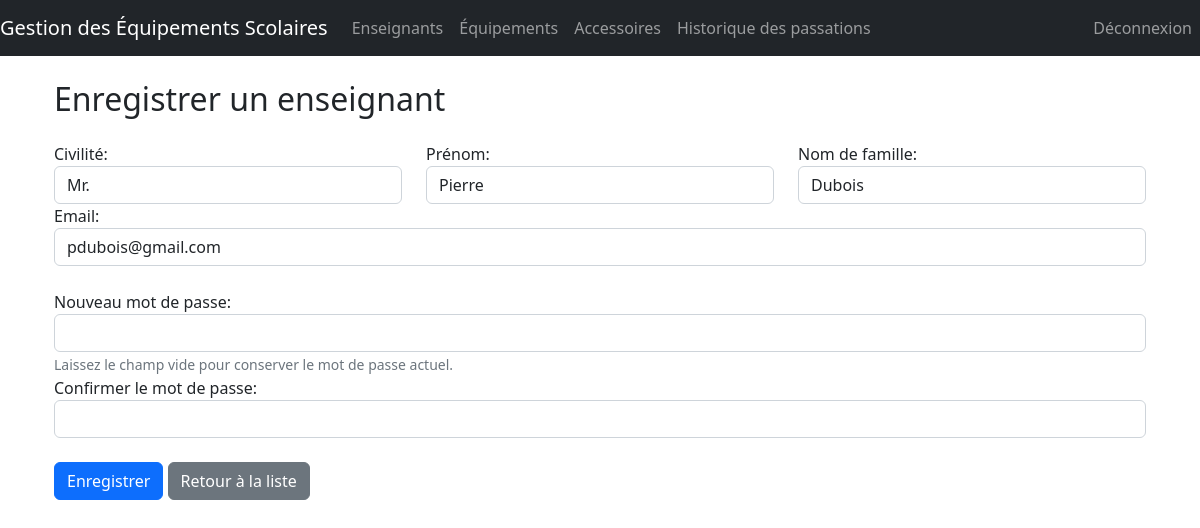
/teachers/5/update/ (signed in), run on the app's committed database.
### mini_projet_equipement/models.py (models this page shows, shortened)
class Teacher(AbstractBaseUser, PermissionsMixin):
    civility = models.CharField(max_length=10)
    equipment = models.ManyToManyField(Equipment, related_name='teachers', through='HolderHistory',
                                       through_fields=('new_holder', 'equipment'))
    user_permissions = models.ManyToManyField(
        Permission,
        verbose_name='user permissions',
        blank=True,
        related_name='teachers_user_permissions',
        help_text='Specific permissions for this teacher.',
    )
    groups = models.ManyToManyField(Group, verbose_name='groups', blank=True, related_name='teacher_groups')
    email = models.EmailField(unique=True)
    first_name = models.CharField(max_length=30)
    last_name = models.CharField(max_length=30)
    is_active = models.BooleanField(default=True)
    is_staff = models.BooleanField(default=False)
    objects = TeacherManager()
    USERNAME_FIELD = 'email'
    REQUIRED_FIELDS = ['first_name', 'last_name', 'civility']

### mini_projet_equipement/views.py (the view)
# urls.py: path('teachers/<int:pk>/update/', views.teacher_update, name='teacher_update'),
@login_required
def teacher_update(request, pk):
    teacher = get_object_or_404(Teacher, pk=pk)
    if request.method == 'POST':
        form = TeacherForm(request.POST, instance=teacher)
        if form.is_valid():
            password = form.cleaned_data['password']
            confirm_password = request.POST.get('confirm_password')
            if password and password == confirm_password:
                teacher.set_password(password)
            teacher = form.save()
            teacher.save()
            return redirect('teacher_list')
    else:
        form = TeacherForm(instance=teacher)
    form_title = "Enregistrer un enseignant"
    context = {'form': form, 'form_title': form_title, 'action': 'Modifier'}
    return render(request, 'teacher/teacher_form.html', context)

### mini_projet_equipement/forms.py (shortened to what this page needs)
class TeacherForm(forms.ModelForm):
    class Meta:
        model = Teacher
        fields = ['civility', 'first_name', 'last_name', 'email', 'password']
        widgets = {
            'password': forms.PasswordInput(),
        }
    def __init__(self, *args, **kwargs):
        super().__init__(*args, **kwargs)
        if self.instance.pk:
            self.fields['password'].required = False

### templates/teacher/teacher_form.html (shortened to what this page needs)
{% extends 'master.html' %}
{% load widget_tweaks %}
{% block content %}
    <div class="container">
        <h2 class="mb-4">{{ form_title }}</h2>
        <form method="post">
            <div class="row">
                <div class="col">
                    <div class="form-group">
                        <label for="id_civility">Civilité:</label>
                        {% render_field form.civility|attr:"class:form-control" %}
                    </div>
                </div>
                <div class="col">
                    <div class="form-group">
                        <label for="id_first_name">Prénom:</label>
                        {% render_field form.first_name|attr:"class:form-control" %}
                    </div>
                </div>
                <div class="col">
                    <div class="form-group">
                        <label for="id_last_name">Nom de famille:</label>
                        {% render_field form.last_name|attr:"class:form-control" %}
                    </div>
                </div>
            </div>
            <div class="row">
                <div class="form-group">
                    <label for="id_email">Email:</label>
                    {% render_field form.email|attr:"class:form-control" %}
                </div>
            </div>
            <br/>
            <div class="row">
                {% if form.instance.pk %}
                    <div class="form-group">
                        <label for="id_password">Nouveau mot de passe:</label>
                        {% render_field form.password|attr:"class:form-control" %}
                        <small class="form-text text-muted">
                            Laissez le champ vide pour conserver le mot de passe actuel.
                        </small>
                    </div>
                    <div class="form-group">
                        <label for="id_confirm_password">Confirmer le mot de passe:</label>
                        <input type="password" name="confirm_password" class="form-control">
                    </div>
                {% endif %}
            </div>
            <br/>
            <div class="row">
                <div class="col-md-12">
                    <button type="submit" class="btn btn-primary">Enregistrer</button>
                    <a class="btn btn-secondary" href="{% url 'teacher_list' %}">Retour à la liste</a>
                </div>
            </div>
        </form>
    </div>
{% endblock %}

### data on the page
Teacher: civility "Mr.", first_name "Pierre", last_name "Dubois", email "pdubois@gmail.com"
